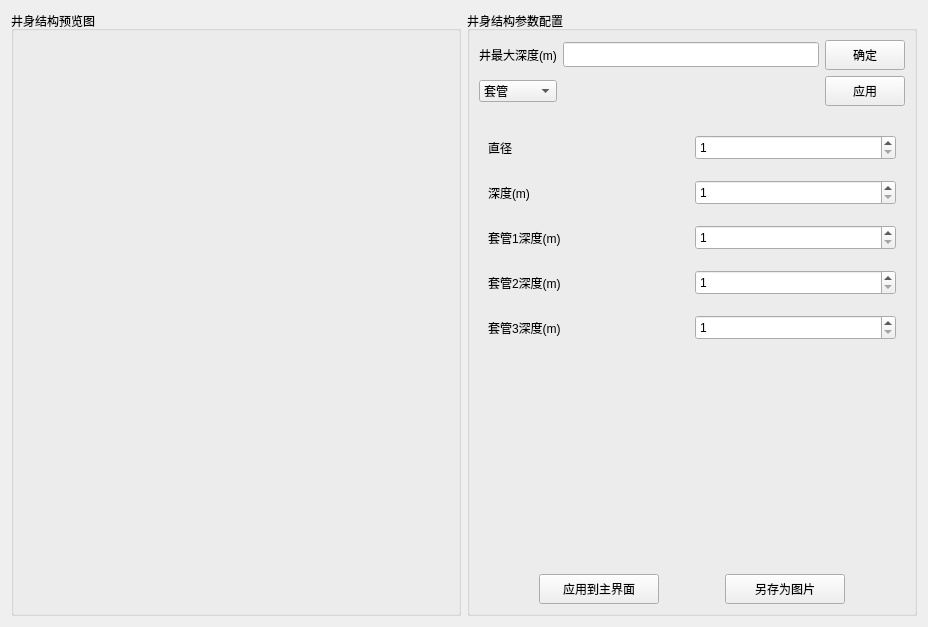
<?xml version="1.0" encoding="UTF-8"?>
<ui version="4.0">
 <class>WellDiagramWidget</class>
 <widget class="QWidget" name="WellDiagramWidget">
  <property name="geometry">
   <rect>
    <x>0</x>
    <y>0</y>
    <width>928</width>
    <height>627</height>
   </rect>
  </property>
  <property name="windowTitle">
   <string>Form</string>
  </property>
  <property name="styleSheet">
   <string notr="true">font: 12pt &quot;宋体&quot;;</string>
  </property>
  <layout class="QHBoxLayout" name="horizontalLayout_5" stretch="1,1">
   <item>
    <widget class="QGroupBox" name="groupBox">
     <property name="title">
      <string>井身结构预览图</string>
     </property>
     <layout class="QHBoxLayout" name="horizontalLayout_4">
      <item>
       <widget class="PaintArea" name="widget_mainpaint" native="true">
        <property name="minimumSize">
         <size>
          <width>400</width>
          <height>0</height>
         </size>
        </property>
        <property name="maximumSize">
         <size>
          <width>400</width>
          <height>16777215</height>
         </size>
        </property>
        <property name="styleSheet">
         <string notr="true"/>
        </property>
       </widget>
      </item>
     </layout>
    </widget>
   </item>
   <item>
    <layout class="QVBoxLayout" name="verticalLayout_3">
     <item>
      <widget class="QGroupBox" name="groupBox_2">
       <property name="title">
        <string>井身结构参数配置</string>
       </property>
       <layout class="QVBoxLayout" name="verticalLayout_2">
        <item>
         <layout class="QHBoxLayout" name="horizontalLayout">
          <item>
           <widget class="QLabel" name="label">
            <property name="text">
             <string>井最大深度(m)</string>
            </property>
           </widget>
          </item>
          <item>
           <widget class="QLineEdit" name="lineEdit">
            <property name="minimumSize">
             <size>
              <width>0</width>
              <height>25</height>
             </size>
            </property>
            <property name="maximumSize">
             <size>
              <width>16777215</width>
              <height>25</height>
             </size>
            </property>
           </widget>
          </item>
          <item>
           <widget class="QPushButton" name="pushButton">
            <property name="minimumSize">
             <size>
              <width>80</width>
              <height>30</height>
             </size>
            </property>
            <property name="maximumSize">
             <size>
              <width>120</width>
              <height>30</height>
             </size>
            </property>
            <property name="text">
             <string>确定</string>
            </property>
           </widget>
          </item>
         </layout>
        </item>
        <item>
         <layout class="QVBoxLayout" name="verticalLayout">
          <property name="spacing">
           <number>20</number>
          </property>
          <item>
           <layout class="QHBoxLayout" name="horizontalLayout_3">
            <item>
             <widget class="QComboBox" name="comboBox_type">
              <item>
               <property name="text">
                <string>套管</string>
               </property>
              </item>
              <item>
               <property name="text">
                <string>油管</string>
               </property>
              </item>
              <item>
               <property name="text">
                <string>射孔</string>
               </property>
              </item>
              <item>
               <property name="text">
                <string>水泥间隙</string>
               </property>
              </item>
             </widget>
            </item>
            <item>
             <spacer name="horizontalSpacer">
              <property name="orientation">
               <enum>Qt::Horizontal</enum>
              </property>
              <property name="sizeHint" stdset="0">
               <size>
                <width>40</width>
                <height>20</height>
               </size>
              </property>
             </spacer>
            </item>
            <item>
             <widget class="QPushButton" name="pushButton_2">
              <property name="minimumSize">
               <size>
                <width>80</width>
                <height>30</height>
               </size>
              </property>
              <property name="maximumSize">
               <size>
                <width>120</width>
                <height>30</height>
               </size>
              </property>
              <property name="text">
               <string>应用</string>
              </property>
             </widget>
            </item>
           </layout>
          </item>
          <item>
           <widget class="QWidget" name="widget" native="true">
            <layout class="QGridLayout" name="gridLayout">
             <property name="verticalSpacing">
              <number>20</number>
             </property>
             <item row="1" column="0">
              <widget class="QLabel" name="label_7">
               <property name="text">
                <string>深度(m)</string>
               </property>
              </widget>
             </item>
             <item row="5" column="1">
              <widget class="QSpinBox" name="spinBox_depth_3">
               <property name="minimumSize">
                <size>
                 <width>0</width>
                 <height>25</height>
                </size>
               </property>
               <property name="maximumSize">
                <size>
                 <width>16777215</width>
                 <height>25</height>
                </size>
               </property>
               <property name="minimum">
                <number>1</number>
               </property>
               <property name="maximum">
                <number>999999999</number>
               </property>
              </widget>
             </item>
             <item row="2" column="1">
              <widget class="QSpinBox" name="spinBox_depth_1">
               <property name="minimumSize">
                <size>
                 <width>0</width>
                 <height>25</height>
                </size>
               </property>
               <property name="maximumSize">
                <size>
                 <width>16777215</width>
                 <height>25</height>
                </size>
               </property>
               <property name="minimum">
                <number>1</number>
               </property>
               <property name="maximum">
                <number>999999999</number>
               </property>
              </widget>
             </item>
             <item row="2" column="0">
              <widget class="QLabel" name="label_10">
               <property name="text">
                <string>套管1深度(m)</string>
               </property>
              </widget>
             </item>
             <item row="0" column="1">
              <widget class="QSpinBox" name="spinBox_width">
               <property name="minimumSize">
                <size>
                 <width>0</width>
                 <height>25</height>
                </size>
               </property>
               <property name="maximumSize">
                <size>
                 <width>16777215</width>
                 <height>25</height>
                </size>
               </property>
               <property name="minimum">
                <number>1</number>
               </property>
               <property name="maximum">
                <number>999999999</number>
               </property>
              </widget>
             </item>
             <item row="3" column="1">
              <widget class="QSpinBox" name="spinBox_depth_2">
               <property name="minimumSize">
                <size>
                 <width>0</width>
                 <height>25</height>
                </size>
               </property>
               <property name="maximumSize">
                <size>
                 <width>16777215</width>
                 <height>25</height>
                </size>
               </property>
               <property name="minimum">
                <number>1</number>
               </property>
               <property name="maximum">
                <number>999999999</number>
               </property>
              </widget>
             </item>
             <item row="0" column="0">
              <widget class="QLabel" name="label_6">
               <property name="text">
                <string>直径</string>
               </property>
              </widget>
             </item>
             <item row="5" column="0">
              <widget class="QLabel" name="label_9">
               <property name="text">
                <string>套管3深度(m)</string>
               </property>
              </widget>
             </item>
             <item row="3" column="0">
              <widget class="QLabel" name="label_8">
               <property name="text">
                <string>套管2深度(m)</string>
               </property>
              </widget>
             </item>
             <item row="1" column="1">
              <widget class="QSpinBox" name="spinBox_depth">
               <property name="minimumSize">
                <size>
                 <width>0</width>
                 <height>25</height>
                </size>
               </property>
               <property name="maximumSize">
                <size>
                 <width>16777215</width>
                 <height>25</height>
                </size>
               </property>
               <property name="minimum">
                <number>1</number>
               </property>
               <property name="maximum">
                <number>999999999</number>
               </property>
              </widget>
             </item>
            </layout>
           </widget>
          </item>
          <item>
           <spacer name="verticalSpacer">
            <property name="orientation">
             <enum>Qt::Vertical</enum>
            </property>
            <property name="sizeHint" stdset="0">
             <size>
              <width>20</width>
              <height>40</height>
             </size>
            </property>
           </spacer>
          </item>
         </layout>
        </item>
        <item>
         <layout class="QHBoxLayout" name="horizontalLayout_2">
          <item>
           <spacer name="horizontalSpacer_3">
            <property name="orientation">
             <enum>Qt::Horizontal</enum>
            </property>
            <property name="sizeHint" stdset="0">
             <size>
              <width>40</width>
              <height>20</height>
             </size>
            </property>
           </spacer>
          </item>
          <item>
           <widget class="QPushButton" name="pushButton_4">
            <property name="minimumSize">
             <size>
              <width>120</width>
              <height>30</height>
             </size>
            </property>
            <property name="maximumSize">
             <size>
              <width>120</width>
              <height>30</height>
             </size>
            </property>
            <property name="text">
             <string>应用到主界面</string>
            </property>
           </widget>
          </item>
          <item>
           <spacer name="horizontalSpacer_2">
            <property name="orientation">
             <enum>Qt::Horizontal</enum>
            </property>
            <property name="sizeHint" stdset="0">
             <size>
              <width>40</width>
              <height>20</height>
             </size>
            </property>
           </spacer>
          </item>
          <item>
           <widget class="QPushButton" name="pushButton_3">
            <property name="minimumSize">
             <size>
              <width>120</width>
              <height>0</height>
             </size>
            </property>
            <property name="maximumSize">
             <size>
              <width>120</width>
              <height>30</height>
             </size>
            </property>
            <property name="text">
             <string>另存为图片</string>
            </property>
           </widget>
          </item>
          <item>
           <spacer name="horizontalSpacer_4">
            <property name="orientation">
             <enum>Qt::Horizontal</enum>
            </property>
            <property name="sizeHint" stdset="0">
             <size>
              <width>40</width>
              <height>20</height>
             </size>
            </property>
           </spacer>
          </item>
         </layout>
        </item>
       </layout>
      </widget>
     </item>
    </layout>
   </item>
  </layout>
 </widget>
 <customwidgets>
  <customwidget>
   <class>PaintArea</class>
   <extends>QWidget</extends>
   <header location="global">paintarea.h</header>
   <container>1</container>
  </customwidget>
 </customwidgets>
 <resources/>
 <connections/>
</ui>
